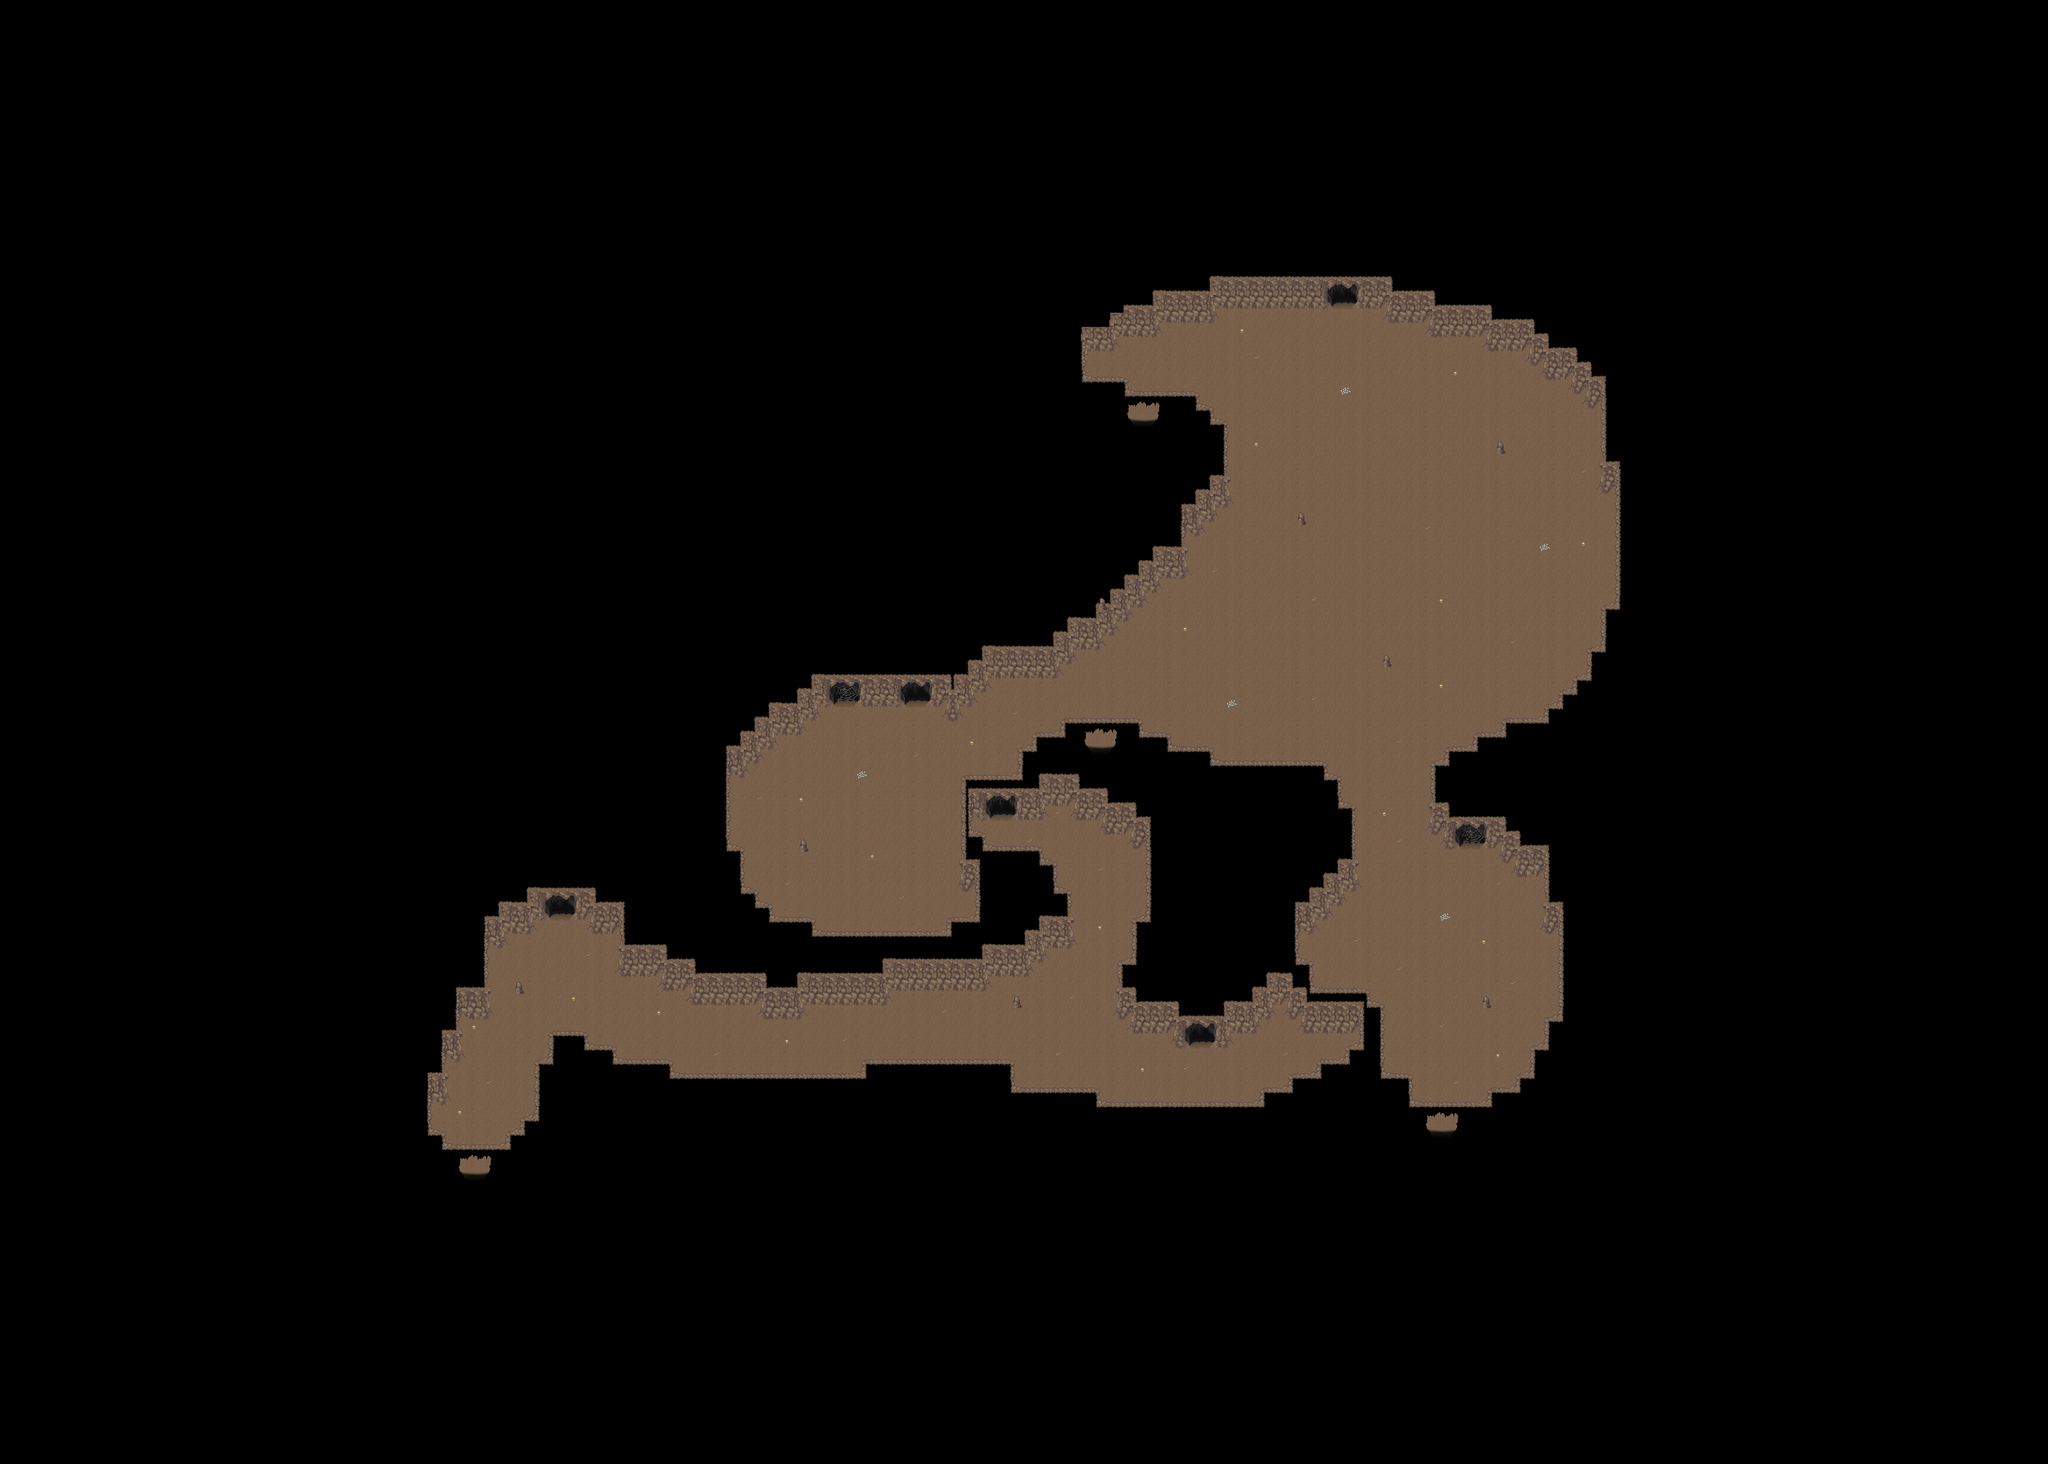

The image is a tile-based game level rendered from a .tmx file. Its description and source (layers, tilesets, objects; grid data summarised) follow:
An orthogonal 144x103 tile map with 32x32 px tiles, 4 tile layers (Ground1, Ground2, Fringe, Over1), 2 hidden layers not drawn, 4 tilesets and 21 objects (13x fixme, 8x warp).

<map version="1.8" tiledversion="1.8.0" orientation="orthogonal" renderorder="right-down" width="144" height="103" tilewidth="32" tileheight="32" infinite="0" nextlayerid="67" nextobjectid="57">
 <properties>
  <property name="background0image" value="graphics/images/spit23loginwallpaper_800x600.png" />
  <property name="author" value="Saulc" />
  <property name="license" value="CC BY-SA 4.0" />
  <property name="manaplus version" value="2" />
  <property name="minimap" value="graphics/minimaps/010-2-2.png" />
  <property name="music" value="cavesong.ogg" />
  <property name="name" value="Canyon Cave" />
  <property name="overlay0image" value="graphics/images/ambient/spotlight.png" />
  <property name="overlay0keepratio" value="true" />
 </properties>
 <tileset firstgid="1" source="../graphics/tilesets/collision.tsx" />
 <tileset firstgid="10" name="cave2" tilewidth="32" tileheight="32" tilecount="144" columns="16">
  <image source="../graphics/tilesets/cave2.png" width="512" height="288" />
 </tileset>
 <tileset firstgid="154" source="../graphics/tilesets/cave2_x2.tsx" />
 <tileset firstgid="186" source="../graphics/tilesets/cave2_bilevel.tsx" />
 <layer id="60" name="Ground1" width="144" height="103">
  <data>[14832 cells, 14832 non-empty, 54 distinct tile ids]</data>
 </layer>
 <layer id="61" name="Ground2" width="144" height="103">
  <data>[14832 cells, 0 non-empty, 0 distinct tile ids]</data>
 </layer>
 <layer id="62" name="Fringe" width="144" height="103">
  <data>[14832 cells, 17 non-empty, 4 distinct tile ids]</data>
 </layer>
 <layer id="63" name="Over1" width="144" height="103">
  <data>[14832 cells, 612 non-empty, 18 distinct tile ids]</data>
 </layer>
 <layer id="64" name="Collision" width="144" height="103" visible="0">
  <data>[14832 cells, 12882 non-empty, 1 distinct tile ids]</data>
 </layer>
 <layer id="66" name="Heights" width="144" height="103" visible="0">
  <data>[14832 cells, 0 non-empty, 0 distinct tile ids]</data>
 </layer>
 <objectgroup color="#000000" id="65" name="Warps">
  <object id="46" name="To Ouside" type="warp" x="3008" y="640" width="32" height="32">
   <properties>
    <property name="dest_map" value="010-2" />
    <property name="dest_x" value="249" />
    <property name="dest_y" value="46" />
   </properties>
  </object>
  <object id="47" name="To Cave" type="warp" x="2688" y="2304" width="32" height="32">
   <properties>
    <property name="dest_map" value="010-2-11" />
    <property name="dest_x" value="51" />
    <property name="dest_y" value="30" />
   </properties>
  </object>
  <object id="48" name="To Ouside" type="warp" x="2048" y="1536" width="32" height="32">
   <properties>
    <property name="dest_map" value="010-2" />
    <property name="dest_x" value="224" />
    <property name="dest_y" value="64" />
   </properties>
  </object>
  <object id="49" name="To Ouside" type="warp" x="1056" y="2624" width="32" height="32">
   <properties>
    <property name="dest_map" value="010-2" />
    <property name="dest_x" value="181" />
    <property name="dest_y" value="99" />
   </properties>
  </object>
  <object id="50" name="To Cave" type="warp" x="1248" y="2016" width="32" height="32">
   <properties>
    <property name="dest_map" value="010-1-9" />
    <property name="dest_x" value="60" />
    <property name="dest_y" value="62" />
   </properties>
  </object>
  <object id="51" name="To Ouside" type="warp" x="2560" y="928" width="32" height="32">
   <properties>
    <property name="dest_map" value="010-2" />
    <property name="dest_x" value="232" />
    <property name="dest_y" value="46" />
   </properties>
  </object>
  <object id="52" name="To Ouside" type="warp" x="2464" y="1664" width="32" height="32">
   <properties>
    <property name="dest_map" value="010-2" />
    <property name="dest_x" value="224" />
    <property name="dest_y" value="64" />
   </properties>
  </object>
  <object id="53" name="To Ouside" type="warp" x="2240" y="1792" width="32" height="32">
   <properties>
    <property name="dest_map" value="010-2" />
    <property name="dest_x" value="223" />
    <property name="dest_y" value="82" />
   </properties>
  </object>
 </objectgroup>
 <objectgroup id="12" name="Objects" />
 <objectgroup color="#ffff00" id="6" name="Margin">
  <object id="32" name="margin" type="fixme" x="0" y="2016" width="960" height="640" />
  <object id="33" name="margin" type="fixme" x="2688" y="0" width="960" height="640" />
  <object id="34" name="margin" type="fixme" x="3648" y="640" width="960" height="640" />
  <object id="35" name="margin" type="fixme" x="960" y="2656" width="960" height="640" />
 </objectgroup>
 <objectgroup color="#ff0000" id="29" name="Help" visible="0">
  <object id="36" name="free" type="fixme" x="3296" y="1888" width="32" height="32" />
  <object id="39" name="10 gri" type="fixme" x="2048" y="1568" width="32" height="32" />
  <object id="40" name="11 gri" type="fixme" x="3008" y="672" width="32" height="32" />
  <object id="41" name="24 bla" type="fixme" x="2688" y="2336" width="32" height="32" />
  <object id="42" name="9 gri" type="fixme" x="2464" y="1632" width="32" height="32" />
  <object id="43" name="8 gre" type="fixme" x="2240" y="1824" width="32" height="32" />
  <object id="44" name="6 gri" type="fixme" x="1248" y="2048" width="32" height="32" />
  <object id="45" name="3 yel" type="fixme" x="1056" y="2592" width="32" height="32" />
  <object id="55" name="13 gri" type="fixme" x="2560" y="896" width="32" height="32" />
 </objectgroup>
</map>
